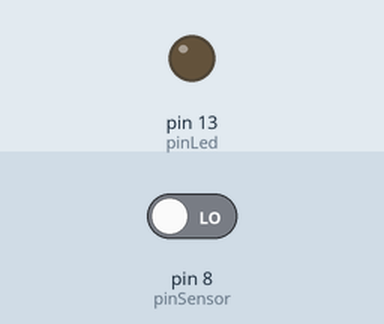
Simulated run of this sketch. Board: Arduino Uno, built with avr-gcc and run on an emulated ATmega328P. On the bench: output pins drawn as LEDs (lit = HIGH). The inputs (shaded band) are chosen by the test bench; at power-on: pin 8 (pinSensor) LOW.

Above: at 1.2 s.
1.3 s: pin 8 (pinSensor) driven HIGH
At 2.3 s:
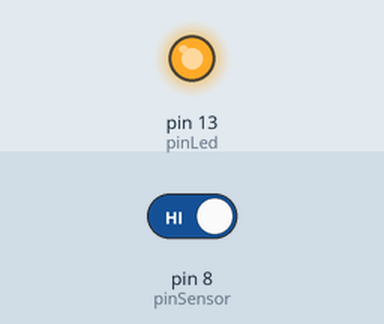
2.8 s: pin 8 (pinSensor) driven LOW
At 3.5 s:
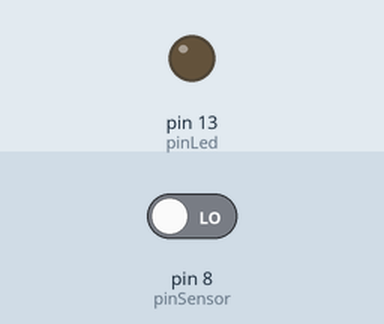
Timing chart, 0 to 5.8 s (numbered marks = the images above; inputs shaded):
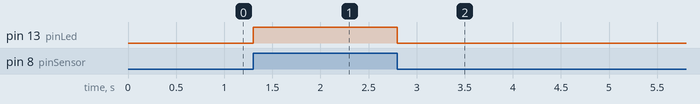

Measured:
- after the input at 1.3 s, pin 13 (pinLed): LOW → HIGH at once
- after the input at 2.8 s, pin 13 (pinLed): HIGH → LOW at once

The sketch:

fotorresistor.ino
```cpp
#define pinSensor 8
int pinLed = 13;

void setup() {
  // put your setup code here, to run once:
  Serial.begin(9600);
  pinMode(pinSensor, INPUT);
  pinMode(pinLed, OUTPUT);
  digitalWrite(pinLed, LOW);
}

void loop() {
  // put your main code here, to run repeatedly:
  if (digitalRead(pinSensor) == HIGH)
  {
    digitalWrite(pinLed, HIGH);
  } else {
    digitalWrite(pinLed, LOW);
  }

}
```
